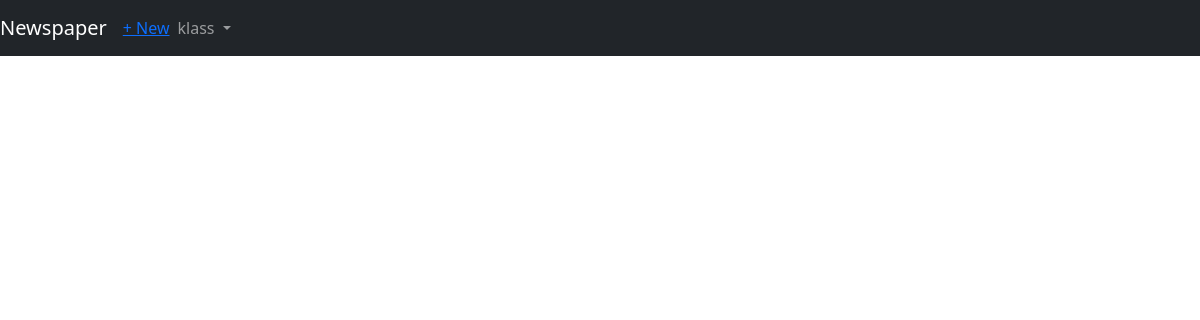
Before: /articles/ (signed in) with the older database file.
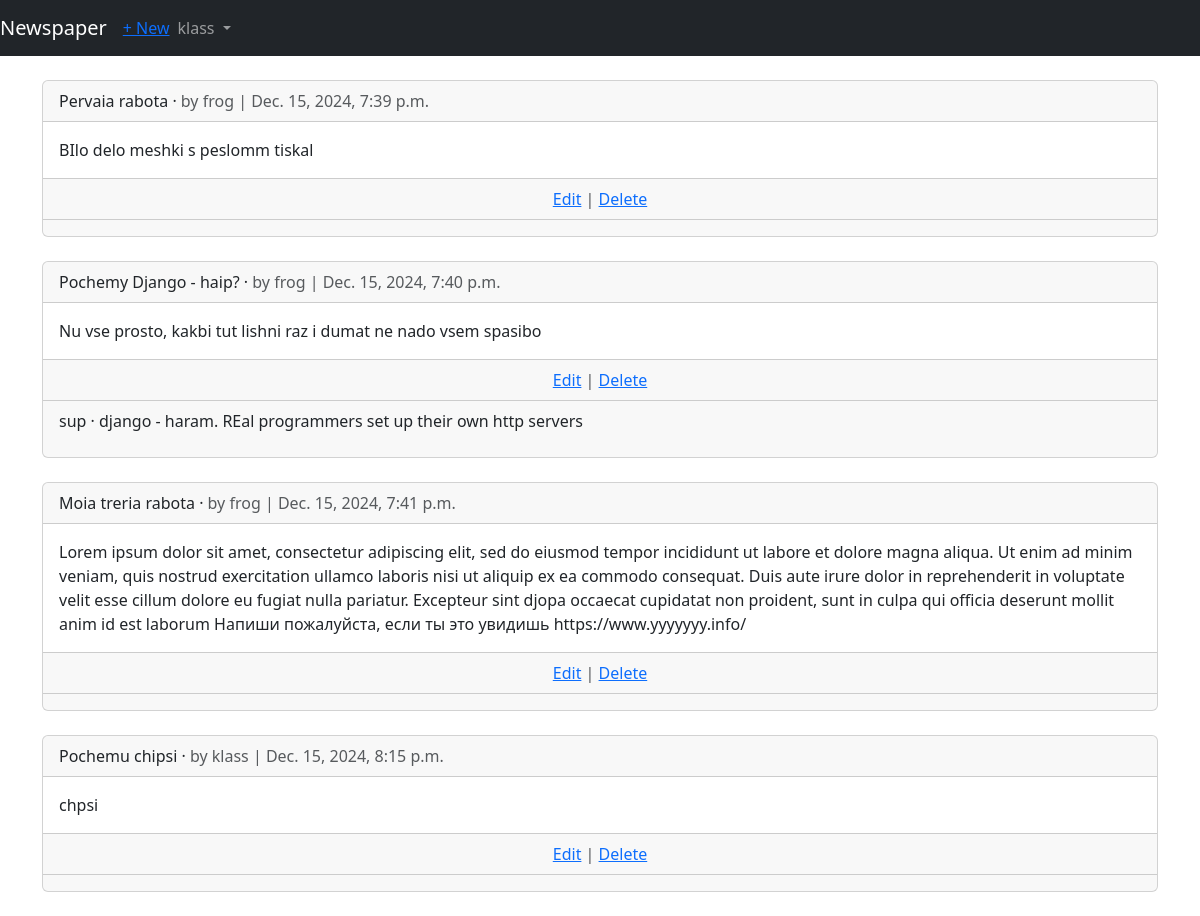
After: the same page with the newer database file.
### users/models.py (models this page shows)
class CustomUser(AbstractUser):
    age = models.PositiveIntegerField(default=0)

### articles/models.py (models this page shows, shortened)
class Article(models.Model):
    title = models.CharField(max_length=255)
    body = models.TextField()
    date = models.DateTimeField(auto_now_add=True)
    author = models.ForeignKey(
    settings.AUTH_USER_MODEL,
    on_delete=models.CASCADE,
    )

class Comment(models.Model):
    article = models.ForeignKey(Article, on_delete=models.CASCADE, related_name="comments",)
    comment = models.CharField(max_length=140)
    author = models.ForeignKey(
    get_user_model(),
    on_delete=models.CASCADE,
    )
    def __str__(self):
        return self.comment

### articles/views.py (the view)
# urls.py: path('', views.ArticleListView.as_view(), name='article_list'),
class ArticleListView(LoginRequiredMixin, ListView):
    model = models.Article
    template_name = 'article_list.html'
    login_url = 'login'

### templates/article_list.html (shortened to what this page needs)
{% extends 'base.html' %}
{% block content %}
    {% for article in object_list %}
        <div class="card">
        <div class="card-header">
        <span class="font-weight-bold">{{ article.title }}</span> &middot;
        <span class="text-muted">by {{ article.author }} | {{ article.date }}</s\pan>
        </div>
        <div class="card-body">
            {{ article.body }}
        </div>
        <div class="card-footer text-center text-muted">
            <a href="{% url 'article_edit' article.pk %}">Edit</a> |
            <a href="{% url 'article_delete' article.pk %}">Delete</a>
        </div>
        <div class="card-footer">
            {% for comment in article.comments.all %}
                <p>
                    <span class="font-weight-bold">{{ comment.author }} &middot;</span>
                    {{ comment }}
                </p>
            {% endfor %}
            </div>
        </div>
        <br/>
    {% endfor %}
{% endblock content %}

### templates/base.html (shortened to what this page needs)
<!doctype html>
<html lang="en">
<head>
<link href="https://cdn.jsdelivr.net/npm/bootstrap@5.3.3/dist/css/bootstrap.min.css" rel="stylesheet">
</head>
<body>
<nav class="navbar navbar-expand-md navbar-dark bg-dark mb-4">
<a class="navbar-brand" href="{% url 'home' %}">Newspaper</a>
{% if user.is_authenticated %}
<ul class="navbar-nav mr-auto">
<li class="nav-item"><a href="{% url 'article_new' %}">+ New</a></li>
</ul>
{% endif %}
<div class="collapse navbar-collapse" id="navbarCollapse">
{% if user.is_authenticated %}
<ul class="navbar-nav ml-auto">
<li class="nav-item">
<a class="nav-link dropdown-toggle" href="#" id="userMenu"
data-toggle="dropdown" aria-haspopup="true"
aria-expanded="false">
{{ user.username }}
</a>
</li>
</ul>
{% endif %}
</div>
</nav>
<div class="container">
{% block content %}
{% endblock content %}
</div>
</body>
</html>

Changed rows visible on the page:
added Article: title "Pervaia rabota", author "frog", date "Dec. 15, 2024, 7:39 p.m.", body "BIlo delo meshki s peslomm tiskal"
added Article: title "Pochemy Django - haip?", author "frog", date "Dec. 15, 2024, 7:40 p.m.", body "Nu vse prosto, kakbi tut lishni raz i dumat ne nado vsem spasibo"
added Comment: author "sup", comment "django - haram. REal programmers set up their own http servers"
added Article: title "Moia treria rabota", author "frog", date "Dec. 15, 2024, 7:41 p.m.", body "Lorem ipsum dolor sit amet, consectetur adipiscing elit, sed do eiusmod tempor incididunt ut labore et dolore magna aliqua. Ut enim ad minim veniam, quis nostrud exercitation ullamco laboris nisi ut aliquip ex ea commodo consequat. Duis aute irure dolor in reprehenderit in voluptate velit esse cillum dolore eu fugiat nulla pariatur. Excepteur sint djopa occaecat cupidatat non proident, sunt in culpa qui officia deserunt mollit anim id est laborum Напиши пожалуйста, если ты это увидишь https://www.yyyyyyy.info/"
added Article: title "Pochemu chipsi", author "klass", date "Dec. 15, 2024, 8:15 p.m.", body "chpsi"
